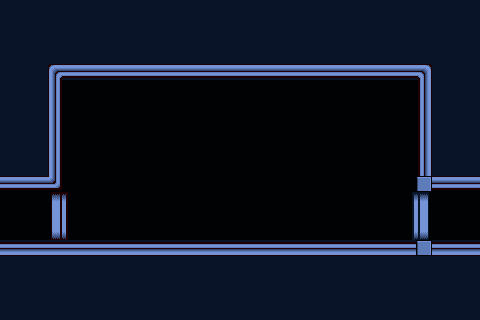

The image is a tile-based game level rendered from a .tmx file. Its description and complete source (layers, tilesets, objects, tile grids) follow:
An orthogonal 30x20 tile map with 16x16 px tiles, 4 tile layers (Background, Midground_Underlay, Ground, DoorFrames).

<map version="1.9" tiledversion="1.9.2" orientation="orthogonal" renderorder="right-down" width="30" height="20" tilewidth="16" tileheight="16" infinite="0" nextlayerid="6" nextobjectid="1">
 <tileset firstgid="1" source="../Tiles/A1_Blue/A1_Blue.tsx" />
 <layer id="4" name="Background" width="30" height="20">
  <data encoding="csv">
4,4,4,4,4,4,4,4,4,4,4,4,4,4,4,4,4,4,4,4,4,4,4,4,4,4,4,4,4,4,
4,4,4,4,4,4,4,4,4,4,4,4,4,4,4,4,4,4,4,4,4,4,4,4,4,4,4,4,4,4,
4,4,4,4,4,4,4,4,4,4,4,4,4,4,4,4,4,4,4,4,4,4,4,4,4,4,4,4,4,4,
4,4,4,4,4,4,4,4,4,4,4,4,4,4,4,4,4,4,4,4,4,4,4,4,4,4,4,4,4,4,
4,4,4,4,4,4,4,4,4,4,4,4,4,4,4,4,4,4,4,4,4,4,4,4,4,4,4,4,4,4,
4,4,4,4,4,4,4,4,4,4,4,4,4,4,4,4,4,4,4,4,4,4,4,4,4,4,4,4,4,4,
4,4,4,4,4,4,4,4,4,4,4,4,4,4,4,4,4,4,4,4,4,4,4,4,4,4,4,4,4,4,
4,4,4,4,4,4,4,4,4,4,4,4,4,4,4,4,4,4,4,4,4,4,4,4,4,4,4,4,4,4,
4,4,4,4,4,4,4,4,4,4,4,4,4,4,4,4,4,4,4,4,4,4,4,4,4,4,4,4,4,4,
4,4,4,4,4,4,4,4,4,4,4,4,4,4,4,4,4,4,4,4,4,4,4,4,4,4,4,4,4,4,
4,4,4,4,4,4,4,4,4,4,4,4,4,4,4,4,4,4,4,4,4,4,4,4,4,4,4,4,4,4,
4,4,4,4,4,4,4,4,4,4,4,4,4,4,4,4,4,4,4,4,4,4,4,4,4,4,4,4,4,4,
4,4,4,4,4,4,4,4,4,4,4,4,4,4,4,4,4,4,4,4,4,4,4,4,4,4,4,4,4,4,
4,4,4,4,4,4,4,4,4,4,4,4,4,4,4,4,4,4,4,4,4,4,4,4,4,4,4,4,4,4,
4,4,4,4,4,4,4,4,4,4,4,4,4,4,4,4,4,4,4,4,4,4,4,4,4,4,4,4,4,4,
4,4,4,4,4,4,4,4,4,4,4,4,4,4,4,4,4,4,4,4,4,4,4,4,4,4,4,4,4,4,
4,4,4,4,4,4,4,4,4,4,4,4,4,4,4,4,4,4,4,4,4,4,4,4,4,4,4,4,4,4,
4,4,4,4,4,4,4,4,4,4,4,4,4,4,4,4,4,4,4,4,4,4,4,4,4,4,4,4,4,4,
4,4,4,4,4,4,4,4,4,4,4,4,4,4,4,4,4,4,4,4,4,4,4,4,4,4,4,4,4,4,
4,4,4,4,4,4,4,4,4,4,4,4,4,4,4,4,4,4,4,4,4,4,4,4,4,4,4,4,4,4
</data>
 </layer>
 <layer id="5" name="Midground_Underlay" width="30" height="20">
  <data encoding="csv">
3,3,3,3,3,3,3,3,3,3,3,3,3,3,3,3,3,3,3,3,3,3,3,3,3,3,3,3,3,3,
3,3,3,3,3,3,3,3,3,3,3,3,3,3,3,3,3,3,3,3,3,3,3,3,3,3,3,3,3,3,
3,3,3,3,3,3,3,3,3,3,3,3,3,3,3,3,3,3,3,3,3,3,3,3,3,3,3,3,3,3,
3,3,3,3,3,3,3,3,3,3,3,3,3,3,3,3,3,3,3,3,3,3,3,3,3,3,3,3,3,3,
3,3,3,3,3,3,3,3,3,3,3,3,3,3,3,3,3,3,3,3,3,3,3,3,3,3,3,3,3,3,
3,3,3,0,0,0,0,0,0,0,0,0,0,0,0,0,0,0,0,0,0,0,0,0,0,0,0,3,3,3,
3,3,3,0,0,0,0,0,0,0,0,0,0,0,0,0,0,0,0,0,0,0,0,0,0,0,0,3,3,3,
3,3,3,0,0,0,0,0,0,0,0,0,0,0,0,0,0,0,0,0,0,0,0,0,0,0,0,3,3,3,
3,3,3,0,0,0,0,0,0,0,0,0,0,0,0,0,0,0,0,0,0,0,0,0,0,0,0,3,3,3,
3,3,3,0,0,0,0,0,0,0,0,0,0,0,0,0,0,0,0,0,0,0,0,0,0,0,0,3,3,3,
3,3,3,0,0,0,0,0,0,0,0,0,0,0,0,0,0,0,0,0,0,0,0,0,0,0,0,3,3,3,
0,0,0,0,0,0,0,0,0,0,0,0,0,0,0,0,0,0,0,0,0,0,0,0,0,0,0,0,0,0,
0,0,0,0,0,0,0,0,0,0,0,0,0,0,0,0,0,0,0,0,0,0,0,0,0,0,0,0,0,0,
0,0,0,0,0,0,0,0,0,0,0,0,0,0,0,0,0,0,0,0,0,0,0,0,0,0,0,0,0,0,
0,0,0,0,0,0,0,0,0,0,0,0,0,0,0,0,0,0,0,0,0,0,0,0,0,0,0,0,0,0,
3,3,3,3,3,3,3,3,3,3,3,3,3,3,3,3,3,3,3,3,3,3,3,3,3,3,3,3,3,3,
3,3,3,3,3,3,3,3,3,3,3,3,3,3,3,3,3,3,3,3,3,3,3,3,3,3,3,3,3,3,
3,3,3,3,3,3,3,3,3,3,3,3,3,3,3,3,3,3,3,3,3,3,3,3,3,3,3,3,3,3,
3,3,3,3,3,3,3,3,3,3,3,3,3,3,3,3,3,3,3,3,3,3,3,3,3,3,3,3,3,3,
3,3,3,3,3,3,3,3,3,3,3,3,3,3,3,3,3,3,3,3,3,3,3,3,3,3,3,3,3,3
</data>
 </layer>
 <layer id="1" name="Ground" width="30" height="20">
  <data encoding="csv">
0,0,0,0,0,0,0,0,0,0,0,0,0,0,0,0,0,0,0,0,0,0,0,0,0,0,0,0,0,0,
0,0,0,0,0,0,0,0,0,0,0,0,0,0,0,0,0,0,0,0,0,0,0,0,0,0,0,0,0,0,
0,0,0,0,0,0,0,0,0,0,0,0,0,0,0,0,0,0,0,0,0,0,0,0,0,0,0,0,0,0,
0,0,0,0,0,0,0,0,0,0,0,0,0,0,0,0,0,0,0,0,0,0,0,0,0,0,0,0,0,0,
0,0,0,18,19,19,19,19,19,19,19,19,19,19,19,19,19,19,19,19,19,19,19,19,19,19,20,0,0,0,
0,0,0,41,0,0,0,0,0,0,0,0,0,0,0,0,0,0,0,0,0,0,0,0,0,0,45,0,0,0,
0,0,0,41,0,0,0,0,0,0,0,0,0,0,0,0,0,0,0,0,0,0,0,0,0,0,45,0,0,0,
0,0,0,41,0,0,0,0,0,0,0,0,0,0,0,0,0,0,0,0,0,0,0,0,0,0,45,0,0,0,
0,0,0,41,0,0,0,0,0,0,0,0,0,0,0,0,0,0,0,0,0,0,0,0,0,0,45,0,0,0,
0,0,0,41,0,0,0,0,0,0,0,0,0,0,0,0,0,0,0,0,0,0,0,0,0,0,45,0,0,0,
0,0,0,41,0,0,0,0,0,0,0,0,0,0,0,0,0,0,0,0,0,0,0,0,0,0,45,0,0,0,
19,19,19,30,0,0,0,0,0,0,0,0,0,0,0,0,0,0,0,0,0,0,0,0,0,0,1,19,19,19,
0,0,0,0,0,0,0,0,0,0,0,0,0,0,0,0,0,0,0,0,0,0,0,0,0,0,0,0,0,0,
0,0,0,0,0,0,0,0,0,0,0,0,0,0,0,0,0,0,0,0,0,0,0,0,0,0,0,0,0,0,
0,0,0,0,0,0,0,0,0,0,0,0,0,0,0,0,0,0,0,0,0,0,0,0,0,0,0,0,0,0,
67,67,67,67,67,67,67,67,67,67,67,67,67,67,67,67,67,67,67,67,67,67,67,67,67,67,1,67,67,67,
0,0,0,0,0,0,0,0,0,0,0,0,0,0,0,0,0,0,0,0,0,0,0,0,0,0,0,0,0,0,
0,0,0,0,0,0,0,0,0,0,0,0,0,0,0,0,0,0,0,0,0,0,0,0,0,0,0,0,0,0,
0,0,0,0,0,0,0,0,0,0,0,0,0,0,0,0,0,0,0,0,0,0,0,0,0,0,0,0,0,0,
0,0,0,0,0,0,0,0,0,0,0,0,0,0,0,0,0,0,0,0,0,0,0,0,0,0,0,0,0,0
</data>
 </layer>
 <layer id="3" name="DoorFrames" width="30" height="20">
  <data encoding="csv">
0,0,0,0,0,0,0,0,0,0,0,0,0,0,0,0,0,0,0,0,0,0,0,0,0,0,0,0,0,0,
0,0,0,0,0,0,0,0,0,0,0,0,0,0,0,0,0,0,0,0,0,0,0,0,0,0,0,0,0,0,
0,0,0,0,0,0,0,0,0,0,0,0,0,0,0,0,0,0,0,0,0,0,0,0,0,0,0,0,0,0,
0,0,0,0,0,0,0,0,0,0,0,0,0,0,0,0,0,0,0,0,0,0,0,0,0,0,0,0,0,0,
0,0,0,0,0,0,0,0,0,0,0,0,0,0,0,0,0,0,0,0,0,0,0,0,0,0,0,0,0,0,
0,0,0,0,0,0,0,0,0,0,0,0,0,0,0,0,0,0,0,0,0,0,0,0,0,0,0,0,0,0,
0,0,0,0,0,0,0,0,0,0,0,0,0,0,0,0,0,0,0,0,0,0,0,0,0,0,0,0,0,0,
0,0,0,0,0,0,0,0,0,0,0,0,0,0,0,0,0,0,0,0,0,0,0,0,0,0,0,0,0,0,
0,0,0,0,0,0,0,0,0,0,0,0,0,0,0,0,0,0,0,0,0,0,0,0,0,0,0,0,0,0,
0,0,0,0,0,0,0,0,0,0,0,0,0,0,0,0,0,0,0,0,0,0,0,0,0,0,0,0,0,0,
0,0,0,0,0,0,0,0,0,0,0,0,0,0,0,0,0,0,0,0,0,0,0,0,0,0,0,0,0,0,
0,0,0,0,0,0,0,0,0,0,0,0,0,0,0,0,0,0,0,0,0,0,0,0,0,0,0,0,0,0,
0,0,0,49,50,0,0,0,0,0,0,0,0,0,0,0,0,0,0,0,0,0,0,0,0,51,52,0,0,0,
0,0,0,61,62,0,0,0,0,0,0,0,0,0,0,0,0,0,0,0,0,0,0,0,0,63,64,0,0,0,
0,0,0,73,74,0,0,0,0,0,0,0,0,0,0,0,0,0,0,0,0,0,0,0,0,75,76,0,0,0,
0,0,0,0,0,0,0,0,0,0,0,0,0,0,0,0,0,0,0,0,0,0,0,0,0,0,0,0,0,0,
0,0,0,0,0,0,0,0,0,0,0,0,0,0,0,0,0,0,0,0,0,0,0,0,0,0,0,0,0,0,
0,0,0,0,0,0,0,0,0,0,0,0,0,0,0,0,0,0,0,0,0,0,0,0,0,0,0,0,0,0,
0,0,0,0,0,0,0,0,0,0,0,0,0,0,0,0,0,0,0,0,0,0,0,0,0,0,0,0,0,0,
0,0,0,0,0,0,0,0,0,0,0,0,0,0,0,0,0,0,0,0,0,0,0,0,0,0,0,0,0,0
</data>
 </layer>
</map>